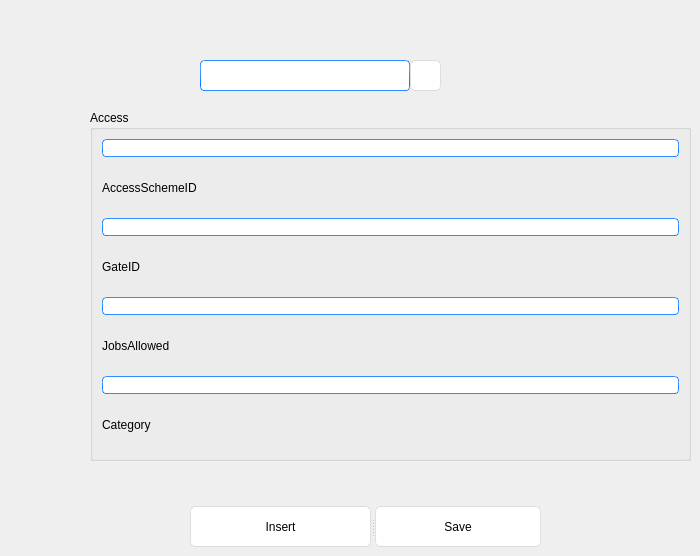
    <widget class="QWidget" name="page4">
     <widget class="QLineEdit" name="searchid_1">
      <property name="geometry">
       <rect>
        <x>200</x>
        <y>60</y>
        <width>210</width>
        <height>31</height>
       </rect>
      </property>
      <property name="styleSheet">
       <string>
border-width: 1px; border-radius: 4px;
background-color: rgb(255, 255, 255);
	border-style: solid;
	border-color: qlineargradient(spread:pad, x1:0.5, y1:1, x2:0.5, y2:0, stop:0 rgba(0, 113, 255, 255), stop:1 rgba(91, 171, 252, 255));</string>
      </property>
     </widget>
     <widget class="QPushButton" name="search_access">
      <property name="geometry">
       <rect>
        <x>410</x>
        <y>60</y>
        <width>31</width>
        <height>31</height>
       </rect>
      </property>
      <property name="styleSheet">
       <string notr="true">
QPushButton{
font: 25 18pt &quot;Bahnschrift Light&quot;;
	border-style: solid;
	border-top-color: qlineargradient(spread:pad, x1:0.5, y1:1, x2:0.5, y2:0, stop:0 rgb(215, 215, 215), stop:1 rgb(222, 222, 222));
	border-right-color: qlineargradient(spread:pad, x1:0, y1:0.5, x2:1, y2:0.5, stop:0 rgb(217, 217, 217), stop:1 rgb(227, 227, 227));
	border-left-color: qlineargradient(spread:pad, x1:0, y1:0.5, x2:1, y2:0.5, stop:0 rgb(227, 227, 227), stop:1 rgb(217, 217, 217));
	border-bottom-color: qlineargradient(spread:pad, x1:0.5, y1:1, x2:0.5, y2:0, stop:0 rgb(215, 215, 215), stop:1 rgb(222, 222, 222));
	border-width: 1px;
	border-radius: 5px;
	color: rgb(0,0,0);
	padding: 2px;
	background-color: rgb(255,255,255);
}
QPushButton:hover{
	border-style: solid;
	border-top-color: qlineargradient(spread:pad, x1:0.5, y1:1, x2:0.5, y2:0, stop:0 rgb(195, 195, 195), stop:1 rgb(222, 222, 222));
	border-right-color: qlineargradient(spread:pad, x1:0, y1:0.5, x2:1, y2:0.5, stop:0 rgb(197, 197, 197), stop:1 rgb(227, 227, 227));
	border-left-color: qlineargradient(spread:pad, x1:0, y1:0.5, x2:1, y2:0.5, stop:0 rgb(227, 227, 227), stop:1 rgb(197, 197, 197));
	border-bottom-color: qlineargradient(spread:pad, x1:0.5, y1:1, x2:0.5, y2:0, stop:0 rgb(195, 195, 195), stop:1 rgb(222, 222, 222));
	border-width: 1px;
	border-radius: 5px;
	color: rgb(0,0,0);
	padding: 2px;
	background-color: rgb(255,255,255);
}
QPushButton:pressed{
	border-style: solid;
	border-top-color: qlineargradient(spread:pad, x1:0.5, y1:1, x2:0.5, y2:0, stop:0 rgb(215, 215, 215), stop:1 rgb(222, 222, 222));
	border-right-color: qlineargradient(spread:pad, x1:0, y1:0.5, x2:1, y2:0.5, stop:0 rgb(217, 217, 217), stop:1 rgb(227, 227, 227));
	border-left-color: qlineargradient(spread:pad, x1:0, y1:0.5, x2:1, y2:0.5, stop:0 rgb(227, 227, 227), stop:1 rgb(217, 217, 217));
	border-bottom-color: qlineargradient(spread:pad, x1:0.5, y1:1, x2:0.5, y2:0, stop:0 rgb(215, 215, 215), stop:1 rgb(222, 222, 222));
	border-width: 1px;
	border-radius: 5px;
	color: rgb(0,0,0);
	padding: 2px;
	background-color: rgb(142,142,142);
}
QPushButton:disabled{
	border-style: solid;
	border-top-color: qlineargradient(spread:pad, x1:0.5, y1:1, x2:0.5, y2:0, stop:0 rgb(215, 215, 215), stop:1 rgb(222, 222, 222));
	border-right-color: qlineargradient(spread:pad, x1:0, y1:0.5, x2:1, y2:0.5, stop:0 rgb(217, 217, 217), stop:1 rgb(227, 227, 227));
	border-left-color: qlineargradient(spread:pad, x1:0, y1:0.5, x2:1, y2:0.5, stop:0 rgb(227, 227, 227), stop:1 rgb(217, 217, 217));
	border-bottom-color: qlineargradient(spread:pad, x1:0.5, y1:1, x2:0.5, y2:0, stop:0 rgb(215, 215, 215), stop:1 rgb(222, 222, 222));
	border-width: 1px;
	border-radius: 5px;
	color: #808086;
	padding: 2px;
	background-color: rgb(142,142,142);
}</string>
      </property>
      <property name="text">
       <string/>
      </property>
      <property name="icon">
       <iconset>
        <normaloff>../download.png</normaloff>../download.png</iconset>
      </property>
      <property name="iconSize">
       <size>
        <width>32</width>
        <height>32</height>
       </size>
      </property>
     </widget>
     <widget class="QGroupBox" name="groupBox_3">
      <property name="geometry">
       <rect>
        <x>90</x>
        <y>110</y>
        <width>601</width>
        <height>351</height>
       </rect>
      </property>
      <property name="title">
       <string>Access</string>
      </property>
      <property name="alignment">
       <set>Qt::AlignJustify|Qt::AlignTop</set>
      </property>
      <property name="flat">
       <bool>true</bool>
      </property>
      <layout class="QGridLayout" name="gridLayout_2">
       <item row="0" column="0">
        <widget class="QLineEdit" name="accessschemeid_line">
         <property name="styleSheet">
          <string notr="true">
border-width: 1px; border-radius: 4px;
background-color: rgb(255, 255, 255);
	border-style: solid;
	border-color: qlineargradient(spread:pad, x1:0.5, y1:1, x2:0.5, y2:0, stop:0 rgba(0, 113, 255, 255), stop:1 rgba(91, 171, 252, 255));</string>
         </property>
        </widget>
       </item>
       <item row="1" column="0">
        <widget class="QLabel" name="label_28">
         <property name="styleSheet">
          <string notr="true">font: 25 12pt &quot;Bahnschrift Light&quot;;</string>
         </property>
         <property name="text">
          <string>AccessSchemeID</string>
         </property>
        </widget>
       </item>
       <item row="2" column="0">
        <widget class="QLineEdit" name="gateid_line_3">
         <property name="styleSheet">
          <string notr="true">
border-width: 1px; border-radius: 4px;
background-color: rgb(255, 255, 255);
	border-style: solid;
	border-color: qlineargradient(spread:pad, x1:0.5, y1:1, x2:0.5, y2:0, stop:0 rgba(0, 113, 255, 255), stop:1 rgba(91, 171, 252, 255));</string>
         </property>
        </widget>
       </item>
       <item row="3" column="0">
        <widget class="QLabel" name="label_27">
         <property name="styleSheet">
          <string notr="true">font: 25 12pt &quot;Bahnschrift Light&quot;;</string>
         </property>
         <property name="text">
          <string>GateID</string>
         </property>
        </widget>
       </item>
       <item row="4" column="0">
        <widget class="QLineEdit" name="jobsallowed_line">
         <property name="styleSheet">
          <string notr="true">
border-width: 1px; border-radius: 4px;
background-color: rgb(255, 255, 255);
	border-style: solid;
	border-color: qlineargradient(spread:pad, x1:0.5, y1:1, x2:0.5, y2:0, stop:0 rgba(0, 113, 255, 255), stop:1 rgba(91, 171, 252, 255));</string>
         </property>
        </widget>
       </item>
       <item row="5" column="0">
        <widget class="QLabel" name="label_25">
         <property name="styleSheet">
          <string notr="true">font: 25 12pt &quot;Bahnschrift Light&quot;;</string>
         </property>
         <property name="text">
          <string>JobsAllowed</string>
         </property>
        </widget>
       </item>
       <item row="6" column="0">
        <widget class="QLineEdit" name="category_line">
         <property name="styleSheet">
          <string notr="true">
border-width: 1px; border-radius: 4px;
background-color: rgb(255, 255, 255);
	border-style: solid;
	border-color: qlineargradient(spread:pad, x1:0.5, y1:1, x2:0.5, y2:0, stop:0 rgba(0, 113, 255, 255), stop:1 rgba(91, 171, 252, 255));</string>
         </property>
        </widget>
       </item>
       <item row="7" column="0">
        <widget class="QLabel" name="label_26">
         <property name="styleSheet">
          <string notr="true">font: 25 12pt &quot;Bahnschrift Light&quot;;</string>
         </property>
         <property name="text">
          <string>Category</string>
         </property>
        </widget>
       </item>
      </layout>
     </widget>
     <widget class="QSplitter" name="splitter">
      <property name="geometry">
       <rect>
        <x>190</x>
        <y>506</y>
        <width>351</width>
        <height>41</height>
       </rect>
      </property>
      <property name="orientation">
       <enum>Qt::Horizontal</enum>
      </property>
      <widget class="QPushButton" name="insert_access">
       <property name="styleSheet">
        <string notr="true">QPushButton{
	font: 25 18pt &quot;Bahnschrift Light&quot;;
	border-style: solid;
	border-top-color: qlineargradient(spread:pad, x1:0.5, y1:1, x2:0.5, y2:0, stop:0 rgb(215, 215, 215), stop:1 rgb(222, 222, 222));
	border-right-color: qlineargradient(spread:pad, x1:0, y1:0.5, x2:1, y2:0.5, stop:0 rgb(217, 217, 217), stop:1 rgb(227, 227, 227));
	border-left-color: qlineargradient(spread:pad, x1:0, y1:0.5, x2:1, y2:0.5, stop:0 rgb(227, 227, 227), stop:1 rgb(217, 217, 217));
	border-bottom-color: qlineargradient(spread:pad, x1:0.5, y1:1, x2:0.5, y2:0, stop:0 rgb(215, 215, 215), stop:1 rgb(222, 222, 222));
	border-width: 1px;
	border-radius: 5px;
	color: rgb(0,0,0);
	padding: 2px;
	background-color: rgb(255,255,255);
}
QPushButton:hover{
	border-style: solid;
	border-top-color: qlineargradient(spread:pad, x1:0.5, y1:1, x2:0.5, y2:0, stop:0 rgb(195, 195, 195), stop:1 rgb(222, 222, 222));
	border-right-color: qlineargradient(spread:pad, x1:0, y1:0.5, x2:1, y2:0.5, stop:0 rgb(197, 197, 197), stop:1 rgb(227, 227, 227));
	border-left-color: qlineargradient(spread:pad, x1:0, y1:0.5, x2:1, y2:0.5, stop:0 rgb(227, 227, 227), stop:1 rgb(197, 197, 197));
	border-bottom-color: qlineargradient(spread:pad, x1:0.5, y1:1, x2:0.5, y2:0, stop:0 rgb(195, 195, 195), stop:1 rgb(222, 222, 222));
	border-width: 1px;
	border-radius: 5px;
	color: rgb(0,0,0);
	padding: 2px;
	background-color: rgb(255,255,255);
}
QPushButton:pressed{
	border-style: solid;
	border-top-color: qlineargradient(spread:pad, x1:0.5, y1:1, x2:0.5, y2:0, stop:0 rgb(215, 215, 215), stop:1 rgb(222, 222, 222));
	border-right-color: qlineargradient(spread:pad, x1:0, y1:0.5, x2:1, y2:0.5, stop:0 rgb(217, 217, 217), stop:1 rgb(227, 227, 227));
	border-left-color: qlineargradient(spread:pad, x1:0, y1:0.5, x2:1, y2:0.5, stop:0 rgb(227, 227, 227), stop:1 rgb(217, 217, 217));
	border-bottom-color: qlineargradient(spread:pad, x1:0.5, y1:1, x2:0.5, y2:0, stop:0 rgb(215, 215, 215), stop:1 rgb(222, 222, 222));
	border-width: 1px;
	border-radius: 5px;
	color: rgb(0,0,0);
	padding: 2px;
	background-color: rgb(142,142,142);
}
QPushButton:disabled{
	border-style: solid;
	border-top-color: qlineargradient(spread:pad, x1:0.5, y1:1, x2:0.5, y2:0, stop:0 rgb(215, 215, 215), stop:1 rgb(222, 222, 222));
	border-right-color: qlineargradient(spread:pad, x1:0, y1:0.5, x2:1, y2:0.5, stop:0 rgb(217, 217, 217), stop:1 rgb(227, 227, 227));
	border-left-color: qlineargradient(spread:pad, x1:0, y1:0.5, x2:1, y2:0.5, stop:0 rgb(227, 227, 227), stop:1 rgb(217, 217, 217));
	border-bottom-color: qlineargradient(spread:pad, x1:0.5, y1:1, x2:0.5, y2:0, stop:0 rgb(215, 215, 215), stop:1 rgb(222, 222, 222));
	border-width: 1px;
	border-radius: 5px;
	color: #808086;
	padding: 2px;
	background-color: rgb(142,142,142);
}</string>
       </property>
       <property name="text">
        <string>Insert</string>
       </property>
      </widget>
      <widget class="QPushButton" name="save_access">
       <property name="styleSheet">
        <string notr="true">QPushButton{
font: 25 18pt &quot;Bahnschrift Light&quot;;
	border-style: solid;
	border-top-color: qlineargradient(spread:pad, x1:0.5, y1:1, x2:0.5, y2:0, stop:0 rgb(215, 215, 215), stop:1 rgb(222, 222, 222));
	border-right-color: qlineargradient(spread:pad, x1:0, y1:0.5, x2:1, y2:0.5, stop:0 rgb(217, 217, 217), stop:1 rgb(227, 227, 227));
	border-left-color: qlineargradient(spread:pad, x1:0, y1:0.5, x2:1, y2:0.5, stop:0 rgb(227, 227, 227), stop:1 rgb(217, 217, 217));
	border-bottom-color: qlineargradient(spread:pad, x1:0.5, y1:1, x2:0.5, y2:0, stop:0 rgb(215, 215, 215), stop:1 rgb(222, 222, 222));
	border-width: 1px;
	border-radius: 5px;
	color: rgb(0,0,0);
	padding: 2px;
	background-color: rgb(255,255,255);
}
QPushButton:hover{
	border-style: solid;
	border-top-color: qlineargradient(spread:pad, x1:0.5, y1:1, x2:0.5, y2:0, stop:0 rgb(195, 195, 195), stop:1 rgb(222, 222, 222));
	border-right-color: qlineargradient(spread:pad, x1:0, y1:0.5, x2:1, y2:0.5, stop:0 rgb(197, 197, 197), stop:1 rgb(227, 227, 227));
	border-left-color: qlineargradient(spread:pad, x1:0, y1:0.5, x2:1, y2:0.5, stop:0 rgb(227, 227, 227), stop:1 rgb(197, 197, 197));
	border-bottom-color: qlineargradient(spread:pad, x1:0.5, y1:1, x2:0.5, y2:0, stop:0 rgb(195, 195, 195), stop:1 rgb(222, 222, 222));
	border-width: 1px;
	border-radius: 5px;
	color: rgb(0,0,0);
	padding: 2px;
	background-color: rgb(255,255,255);
}
QPushButton:pressed{
	border-style: solid;
	border-top-color: qlineargradient(spread:pad, x1:0.5, y1:1, x2:0.5, y2:0, stop:0 rgb(215, 215, 215), stop:1 rgb(222, 222, 222));
	border-right-color: qlineargradient(spread:pad, x1:0, y1:0.5, x2:1, y2:0.5, stop:0 rgb(217, 217, 217), stop:1 rgb(227, 227, 227));
	border-left-color: qlineargradient(spread:pad, x1:0, y1:0.5, x2:1, y2:0.5, stop:0 rgb(227, 227, 227), stop:1 rgb(217, 217, 217));
	border-bottom-color: qlineargradient(spread:pad, x1:0.5, y1:1, x2:0.5, y2:0, stop:0 rgb(215, 215, 215), stop:1 rgb(222, 222, 222));
	border-width: 1px;
	border-radius: 5px;
	color: rgb(0,0,0);
	padding: 2px;
	background-color: rgb(142,142,142);
}
QPushButton:disabled{
	border-style: solid;
	border-top-color: qlineargradient(spread:pad, x1:0.5, y1:1, x2:0.5, y2:0, stop:0 rgb(215, 215, 215), stop:1 rgb(222, 222, 222));
	border-right-color: qlineargradient(spread:pad, x1:0, y1:0.5, x2:1, y2:0.5, stop:0 rgb(217, 217, 217), stop:1 rgb(227, 227, 227));
	border-left-color: qlineargradient(spread:pad, x1:0, y1:0.5, x2:1, y2:0.5, stop:0 rgb(227, 227, 227), stop:1 rgb(217, 217, 217));
	border-bottom-color: qlineargradient(spread:pad, x1:0.5, y1:1, x2:0.5, y2:0, stop:0 rgb(215, 215, 215), stop:1 rgb(222, 222, 222));
	border-width: 1px;
	border-radius: 5px;
	color: #808086;
	padding: 2px;
	background-color: rgb(142,142,142);
}</string>
       </property>
       <property name="text">
        <string>Save</string>
       </property>
      </widget>
     </widget>
    </widget>
